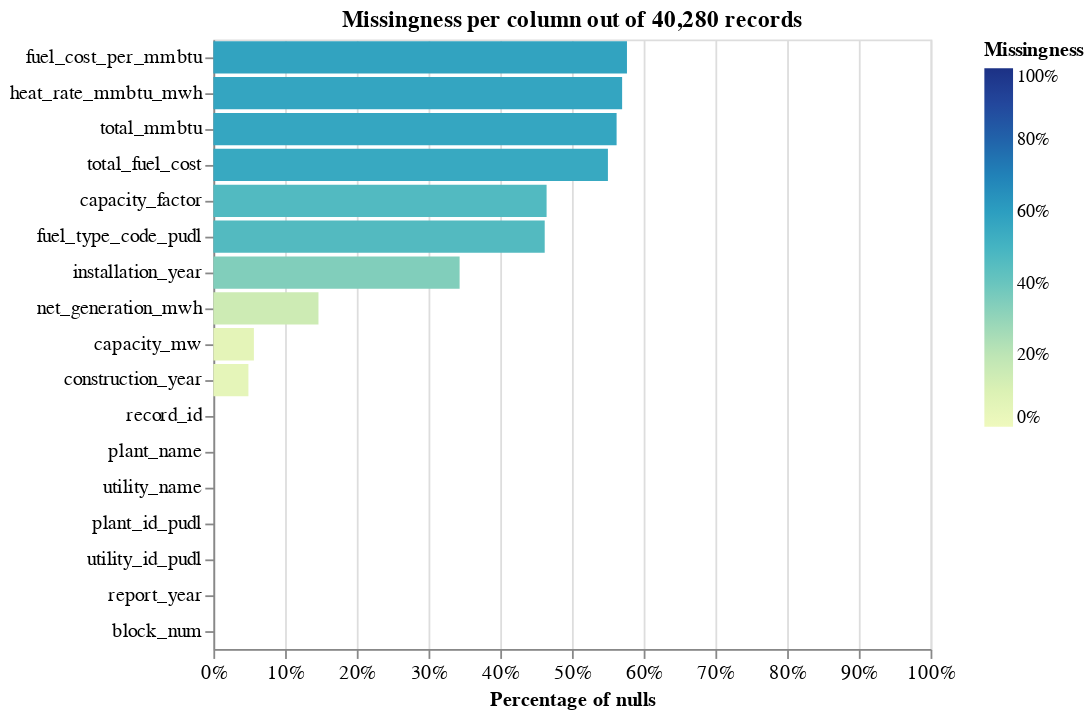

This figure's notebook cell:
### Code cell
linker_ferc.missingness_chart()

### Figure 1 — Vega-Lite specification as saved in the notebook (floating-point values rounded to 4 significant figures)
{"config": {"view": {"continuousWidth": 400, "continuousHeight": 300}, "axis": {"labelFontSize": 11}}, "layer": [{"mark": "bar", "encoding": {"color": {"field": "null_proportion", "legend": {"format": ".0%", "offset": 30}, "scale": {"domain": [0, 1], "range": "heatmap"}, "title": "Missingness", "type": "quantitative"}, "tooltip": [{"field": "column_name", "title": "Column", "type": "nominal"}, {"field": "null_count", "format": ",.0f", "title": "Count of nulls", "type": "quantitative"}, {"field": "null_proportion", "format": ".2%", "title": "Percentage of nulls", "type": "quantitative"}, {"field": "total_record_count", "format": ",.0f", "title": "Total record count", "type": "quantitative"}], "x": {"axis": {"format": "%", "labelAlign": "center", "title": "Percentage of nulls"}, "field": "null_proportion", "scale": {"domain": [0, 1]}, "type": "quantitative"}, "y": {"axis": {"title": ""}, "field": "column_name", "sort": "-x", "type": "nominal"}}, "title": "Missingness per column out of 40,280 records"}], "data": {"values": [{"null_proportion": 0.0, "null_count": 0, "total_record_count": 40280, "column_name": "record_id"}, {"null_proportion": 0.0, "null_count": 0, "total_record_count": 40280, "column_name": "plant_name"}, {"null_proportion": 0.0, "null_count": 0, "total_record_count": 40280, "column_name": "utility_name"}, {"null_proportion": 0.462, "null_count": 18609, "total_record_count": 40280, "column_name": "fuel_type_code_pudl"}, {"null_proportion": 0.3433, "null_count": 13830, "total_record_count": 40280, "column_name": "installation_year"}, {"null_proportion": 0.04886, "null_count": 1968, "total_record_count": 40280, "column_name": "construction_year"}, {"null_proportion": 0.0565, "null_count": 2276, "total_record_count": 40280, "column_name": "capacity_mw"}, {"null_proportion": 0.1465, "null_count": 5903, "total_record_count": 40280, "column_name": "net_generation_mwh"}, {"null_proportion": 0.4646, "null_count": 18715, "total_record_count": 40280, "column_name": "capacity_factor"}, {"null_proportion": 0.5622, "null_count": 22647, "total_record_count": 40280, "column_name": "total_mmbtu"}, {"null_proportion": 0.5501, "null_count": 22159, "total_record_count": 40280, "column_name": "total_fuel_cost"}, {"null_proportion": 0.5699, "null_count": 22957, "total_record_count": 40280, "column_name": "heat_rate_mmbtu_mwh"}, {"null_proportion": 0.5767, "null_count": 23229, "total_record_count": 40280, "column_name": "fuel_cost_per_mmbtu"}, {"null_proportion": 0.0, "null_count": 0, "total_record_count": 40280, "column_name": "plant_id_pudl"}, {"null_proportion": 0.0, "null_count": 0, "total_record_count": 40280, "column_name": "utility_id_pudl"}, {"null_proportion": 0.0, "null_count": 0, "total_record_count": 40280, "column_name": "report_year"}, {"null_proportion": 0.0, "null_count": 0, "total_record_count": 40280, "column_name": "block_num"}], "name": "data-0e7bce5a1d2f132e282789d6ef7780fe"}, "title": "", "$schema": "https://vega.github.io/schema/vega-lite/v5.9.3.json"}
